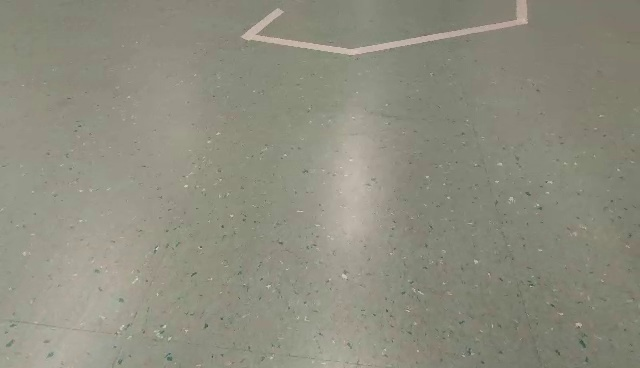
#> input picture Lane detection/video_frames (first 55)/figure0.jpg, 640 x 368 px, found by its file name
$ python 'image processing accuracy calculation.py'
#> lines starting #> are read from the running program, lines starting #| are printed output that depends on the picture; after the words box and inside, x2 and y2 are one past the last pixel; in counts of white or black regions, pixels touching at a corner belong together
import numpy as np
import cv2
import matplotlib.pyplot as plt

image = cv2.imread('./test_images/figure0.jpg')
#> image is the input picture: shape (368, 640, 3); mean B, G, R 127, 141.1, 141.9
image = cv2.GaussianBlur(image,(13,13),0)
#image = cv2.bilateralFilter(image,5,100,100)
#image = cv2.medianBlur(image,7)

limits = [([0, 0, 0], [255, 255, 163])] # Line colored pixels in HSV colorspace

for low_l, high_l in limits:

    # array of low and high limits
    low_l= np.array(low_l)
    high_l = np.array(high_l)
    # Bitwise and mask
    mask = cv2.inRange(image, low_l, high_l)
    result = cv2.bitwise_and(image, image, mask = mask)
#> this loop made 1 pass
#> pass 1, `mask = cv2.inRange(image, low_l, high_l)`:
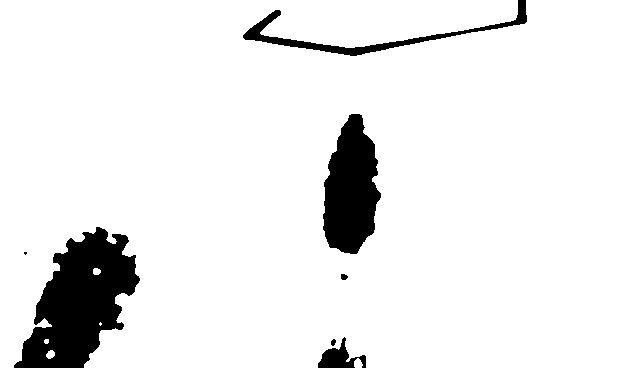
#> mask: shape (368, 640); 92.2% white; 7 black regions (1 under 20 px), largest, box (x1, y1, x2, y2) and area: (14, 227, 140, 368) 9855, (323, 114, 381, 254) 5718, (243, 0, 527, 56) 2071, (318, 337, 366, 368) 673, (341, 274, 348, 280) 34, (331, 339, 336, 346) 26
#> pass 1, `result = cv2.bitwise_and(image, image, mask = mask)`:
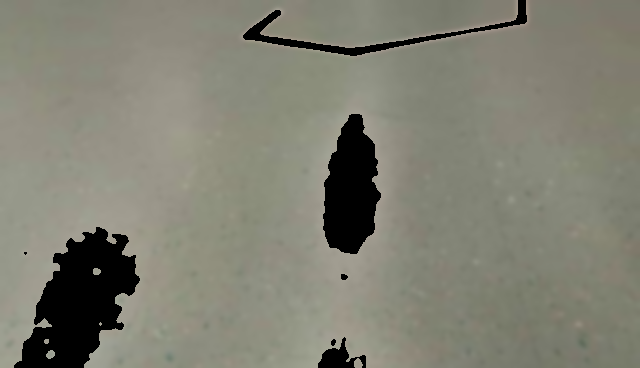
#> result: shape (368, 640, 3); mean B, G, R 115, 128.2, 128.5

plt.figure(3); plt.imshow(mask); plt.title('Mask', fontsize=30)
plt.figure(4); plt.imshow(result); plt.title('Result image', fontsize=30)  ; plt.show()

total_pixels = result.size
#> total_pixels = 706560
pixels = total_pixels - np.count_nonzero(result)
#> pixels = 55152
percent = round(pixels * 100 / total_pixels, 1)
#> percent = 7.8

print("Line colored pixels: " + str(pixels))
#| Line colored pixels: 55152
print("Total nr of pixels: " + str(total_pixels))
#| Total nr of pixels: 706560
print("Percentage of line colored pixels: " + str(percent) + "%")
#| Percentage of line colored pixels: 7.8%

$ run again, with Lane detection/video_frames (first 55)/figure10.jpg copied over Lane detection/video_frames (first 55)/figure0.jpg
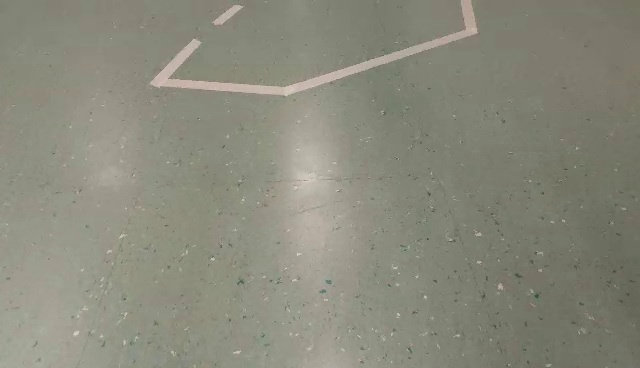
#> input picture Lane detection/video_frames (first 55)/figure10.jpg, 640 x 368 px, found by its file name
#> image is the input picture: shape (368, 640, 3); mean B, G, R 123.4, 137.3, 137.4
#> the loop `for low_l, high_l in limits:` made 1 pass
#> pass 1, `mask = cv2.inRange(image, low_l, high_l)`:
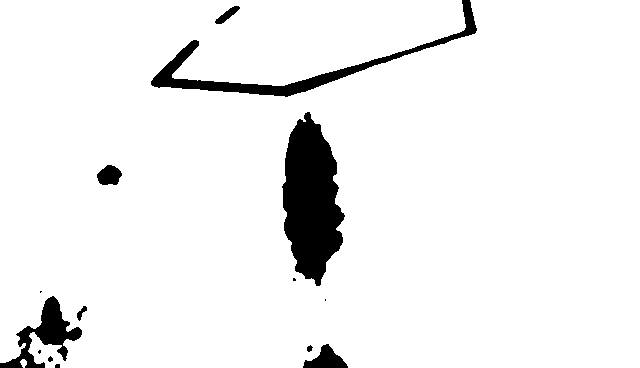
#> mask: shape (368, 640); 94.1% white; 14 black regions (5 under 20 px), largest, box (x1, y1, x2, y2) and area: (282, 112, 345, 286) 7209, (151, 0, 477, 97) 3454, (0, 296, 82, 368) 1932
#> pass 1, `result = cv2.bitwise_and(image, image, mask = mask)`:
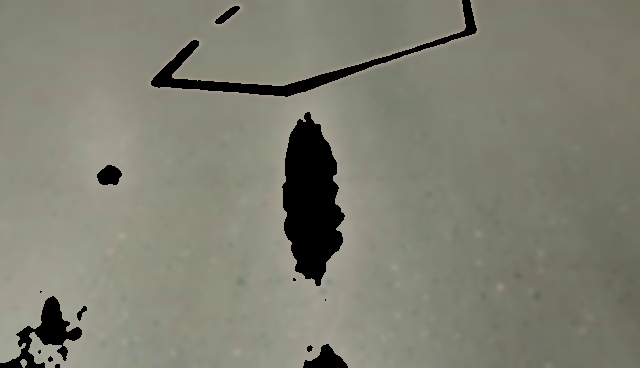
#> result: shape (368, 640, 3); mean B, G, R 114.3, 127.5, 127.2
#> pixels = 41610
#> percent = 5.9
#| Line colored pixels: 41610
#| Total nr of pixels: 706560
#| Percentage of line colored pixels: 5.9%
